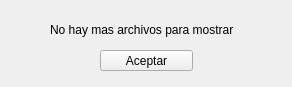
<?xml version="1.0" encoding="UTF-8"?>
<ui version="4.0">
 <class>Form</class>
 <widget class="QWidget" name="Form">
  <property name="geometry">
   <rect>
    <x>0</x>
    <y>0</y>
    <width>292</width>
    <height>87</height>
   </rect>
  </property>
  <property name="windowTitle">
   <string>Form</string>
  </property>
  <widget class="QLabel" name="label">
   <property name="geometry">
    <rect>
     <x>50</x>
     <y>20</y>
     <width>201</width>
     <height>20</height>
    </rect>
   </property>
   <property name="text">
    <string>No hay mas archivos para mostrar</string>
   </property>
  </widget>
  <widget class="QPushButton" name="aceptar">
   <property name="geometry">
    <rect>
     <x>100</x>
     <y>50</y>
     <width>93</width>
     <height>21</height>
    </rect>
   </property>
   <property name="text">
    <string>Aceptar</string>
   </property>
  </widget>
 </widget>
 <resources/>
 <connections/>
</ui>
